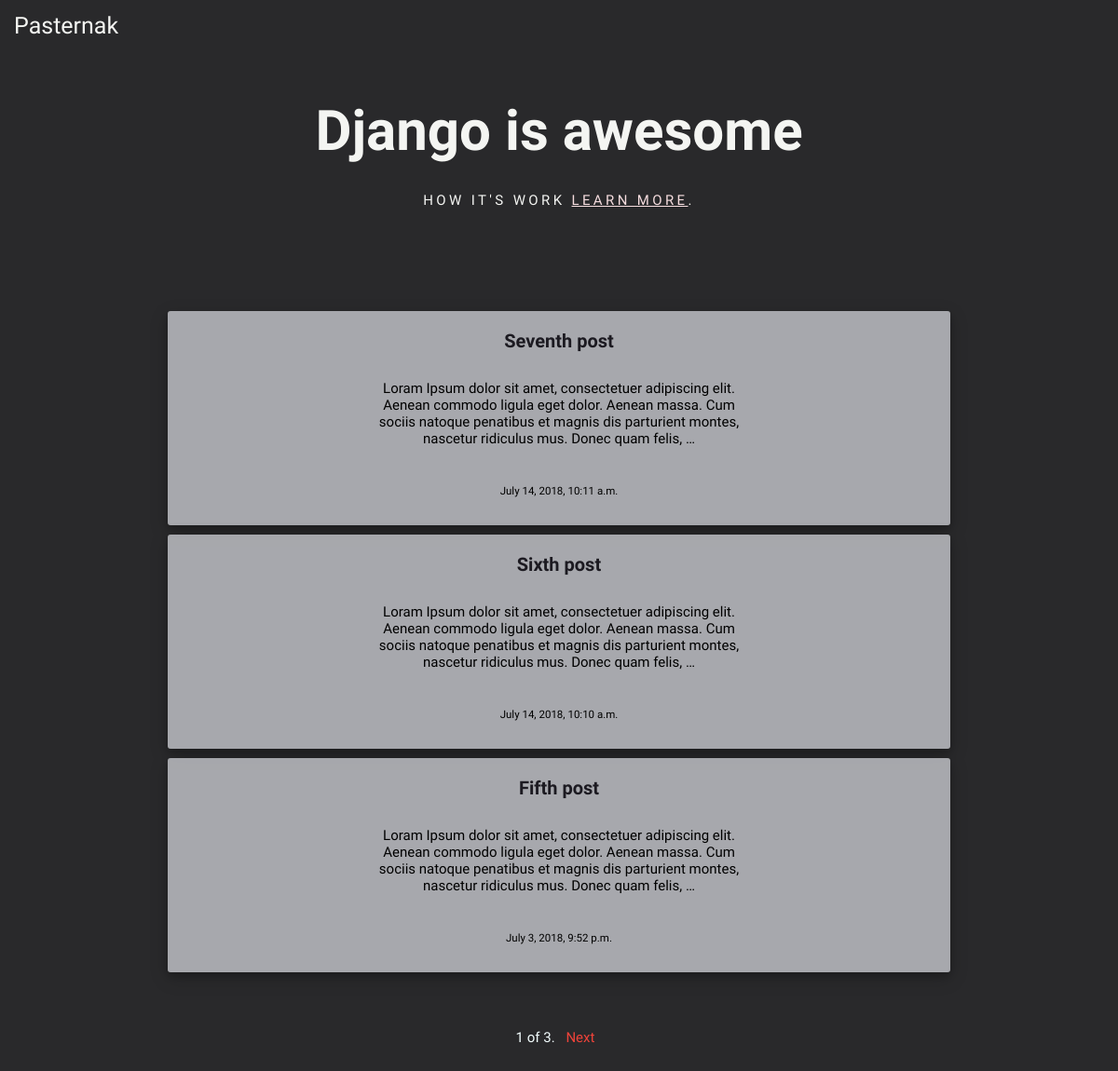
The page / on the database its author committed.
### blog/models.py (models this page shows, shortened)
class Post(models.Model):
	STATUS_CHOICES = (
		('draft', 'Draft'),
		('published', 'Published'),
	)
	title = models.CharField(max_length=250)
	slug = models.SlugField(max_length=250,
							unique_for_date='publish')
	author = models.ForeignKey(User,
							related_name='blog_posts', on_delete=models.CASCADE)
	body = models.TextField()
	publish = models.DateTimeField(default=timezone.now)
	created = models.DateTimeField(auto_now_add=True)
	updated = models.DateTimeField(auto_now=True)
	status = models.CharField(max_length=10,
							choices=STATUS_CHOICES,
							default='draft')
	objects = models.Manager() # The default manager.
	published = PublishedManager() # Our custom manager.
	def get_absolute_url(self):
		return reverse('post_detail',
						args=[self.pk])
	class Meta:
		ordering = ('-publish',)

### blog/views.py (the view)
# urls.py: url(r'^$', views.PostListView.as_view(), name='post_list'),
class PostListView(ListView):
	queryset = Post.published.all()
	context_object_name = 'posts'
	paginate_by = 3
	template_name = 'blog/post/list.html'

### blog/templates/blog/post/list.html (shortened to what this page needs)
{% extends "blog/base.html" %}
{% block content %}
	{% for post in posts %}
	<div class="envpost">
		<h2>
			<a href="{{ post.get_absolute_url }}">
				{{ post.title }}
			</a>
		</h2>
		{{ post.body|truncatewords:30|linebreaks }}
		<p class="date">
			{{ post.publish }}
		</p>
	</div>
	{% endfor %}
{% endblock %}

### blog/templates/blog/base.html (shortened to what this page needs)
{% load staticfiles %}
<!DOCTYPE html>
<html>
	<head>
		<link href="{% static "css/main.css" %}" rel="stylesheet">
	</head>
	<body class="landing">
	        <header id="banner">
						<div class="logo-text">
							<a href="/">Pasternak</a></h1>
						</div>
	          <h2>Django is awesome</h2>
	          <p>How it's work <a href="https://www.djangoproject.com/" target="_blank">Learn more</a>.</p>
	        </header>
	        <main class="posts">
	            {% block content %}
	            {% endblock %}
	        </main>
	        <footer>
	            {% include "blog/pagination.html" with page=page_obj %}
	        </footer>
	</body>
</html>

### blog/templates/blog/pagination.html (shortened to what this page needs)
<div class="paginat">
	<span>
		<span class="current">
			{{ page.number }} of {{ page.paginator.num_pages }}.
		</span>
		{% if page.has_next %}
			<a href="?page={{ page.next_page_number }}">Next</a>
		{% endif %}
	</span>
</div>

### blog/static/css/main.css (style rules this page uses)
html, body, div, span, applet, object, iframe, h1, h2, h3, h4, h5, h6, p, blockquote, pre, a, abbr, acronym, address, big, cite, code, del, dfn, em, img, ins, kbd, q, s, samp, small, strike, strong, sub, sup, tt, var, b, u, i, center, dl, dt, dd, ol, ul, li, fieldset, form, label, legend, table, caption, tbody, tfoot, thead, tr, th, td, article, aside, canvas, details, embed, figure, figcaption, footer, header, hgroup, menu, nav, output, ruby, section, summary, time, mark, audio, video { margin: 0; padding: 0; border: 0; vertical-align: baseline; }
article, aside, details, figcaption, figure, footer, header, hgroup, menu, nav, section { display: block; }
body { -webkit-text-size-adjust: none; display: -moz-flex; display: -webkit-flex; display: -ms-flex; display: flex; -moz-flex-direction: column; -webkit-flex-direction: column; -ms-flex-direction: column; flex-direction: column; -moz-justify-content: center; -webkit-justify-content: center; -ms-justify-content: center; justify-content: center; cursor: default; height: 100vh; min-height: 35em; overflow-x: hidden; position: relative; text-align: center; background: #29292b url("https://images.wallpaperscraft.ru/image/paporotnik_listia_zelenyj_123899_3840x2160.jpg") no-repeat center center fixed; -webkit-background-size: cover; -moz-background-size: cover; -o-background-size: cover; background-size: cover; }
.logo-text { font-family: 'Lobster Two', cursive; width: auto; height: auto; margin-left: 15px; margin-top: 15px; text-decoration: none; display: block; overflow: hidden; font-size: 25px; color: #f4f5f2; left: 0; line-height: 1em; position: fixed; top: 0; }
.logo-text a { text-decoration: none; color: #f4f5f2; }
.landing { width: 100%; height: 100%; }
#banner { margin-left: auto; margin-right: auto; }
#banner h2 { display: inline-block; margin-top: 20%; font-family: 'Ramabhadra', sans-serif; font-size: 60px; position: relative; z-index: 1; color: #f4f5f2; }
#banner p { letter-spacing: 0.225em; font-family: 'Ramabhadra', sans-serif; text-align: center; text-transform: uppercase; text-decoration: none; margin-top: 30px; margin-bottom: 90px; color: #f4f5f2; font-size: 15px; }
#banner p a { color: #f6dddf; border-radius: 3px; }
.envpost { border-radius: 3px; background-color: rgba(235, 237, 243, 0.65); box-shadow: 0 4px 8px 0 rgba(0, 0, 0, 0.2), 0 6px 20px 0 rgba(0, 0, 0, 0.19); }
.envpost a { text-decoration: none; color: #1c1a21; }
.envpost h2 { font-style: 15px; }
.envpost .date { font-size: 11.5px; }
.posts { padding-top: 20px; margin-left:auto; margin-right:auto; width: 70%; height: 20%; }
.posts p { font-family: 'Strait', sans-serif; text-align: center; margin: 10px auto; padding-bottom: 30px; font-size: 15px; width: 50%; }
.posts h2 { font-family: 'Ramabhadra', sans-serif; font-size: 20px; text-align: center; padding-bottom: 20px; padding-top: 20px; }
.paginat { font-family: 'Ramabhadra', sans-serif; text-align: center; padding: 20px; margin-top: 31px; margin-left: auto; margin-right: auto; margin-bottom: 20px; width: 30%; color: #f3fdfe; text-decoration: none; font-size: 15px; border-radius: 10px; }
.paginat a:link { padding: 0.5vh 1vh 0.5vh 1vh; text-decoration: none; border-radius: 3px; color: #f0433a; }

### rows shown on the page
Post: title "Seventh post", body "Loram Ipsum dolor sit amet, consectetuer adipiscing elit. Aenean commodo ligula eget dolor. Aenean massa. Cum sociis natoque penatibus et magnis dis parturient montes, nascetur ridiculus mus. Donec quam felis, …", publish "July 14, 2018, 10:11 a.m."
Post: title "Sixth post", body "Loram Ipsum dolor sit amet, consectetuer adipiscing elit. Aenean commodo ligula eget dolor. Aenean massa. Cum sociis natoque penatibus et magnis dis parturient montes, nascetur ridiculus mus. Donec quam felis, …", publish "July 14, 2018, 10:10 a.m."
Post: title "Fifth post", body "Loram Ipsum dolor sit amet, consectetuer adipiscing elit. Aenean commodo ligula eget dolor. Aenean massa. Cum sociis natoque penatibus et magnis dis parturient montes, nascetur ridiculus mus. Donec quam felis, …", publish "July 3, 2018, 9:52 p.m."

### other values the page prints
{{ page.number }} "1"
{{ page.paginator.num_pages }} "3"
